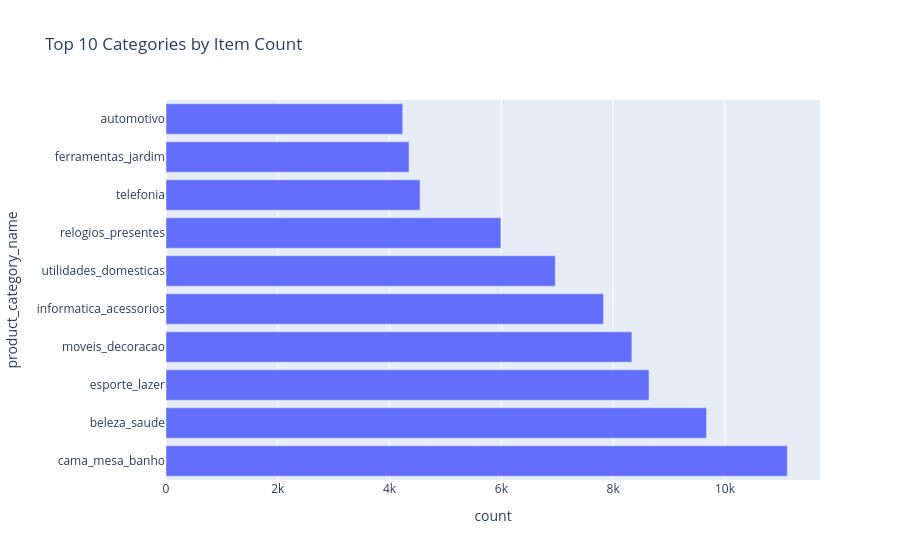

This figure's notebook cell:
### Code cell
# top 10 categories by item count

order_items_table = tables['order_items']
products_table = tables['products']

order_items_products = order_items_table.merge(products_table, 
                                             on='product_id',
                                             how='left')
product_categories = order_items_products['product_category_name'].value_counts().reset_index()
categories_chart = px.bar(product_categories.sort_values('count', ascending=False).head(10),
                         x='count',
                         y='product_category_name',
                         title='Top 10 Categories by Item Count',
                         orientation='h')
categories_chart.show()

### Figure 1 — Plotly figure (JSON) as saved in the notebook; plotly's stock layout.template omitted (floating-point values rounded to 4 significant figures)
{"data": [{"alignmentgroup": "True", "hovertemplate": "count=%{x}<br>product_category_name=%{y}<extra></extra>", "legendgroup": "", "marker": {"color": "#636efa", "pattern": {"shape": ""}}, "name": "", "offsetgroup": "", "orientation": "h", "showlegend": false, "textposition": "auto", "type": "bar", "x": [11115, 9670, 8641, 8334, 7827, 6964, 5991, 4545, 4347, 4235], "xaxis": "x", "y": ["cama_mesa_banho", "beleza_saude", "esporte_lazer", "moveis_decoracao", "informatica_acessorios", "utilidades_domesticas", "relogios_presentes", "telefonia", "ferramentas_jardim", "automotivo"], "yaxis": "y"}], "layout": {"barmode": "relative", "legend": {"tracegroupgap": 0}, "title": {"text": "Top 10 Categories by Item Count"}, "xaxis": {"anchor": "y", "domain": [0, 1], "title": {"text": "count"}}, "yaxis": {"anchor": "x", "domain": [0, 1], "title": {"text": "product_category_name"}}}}
